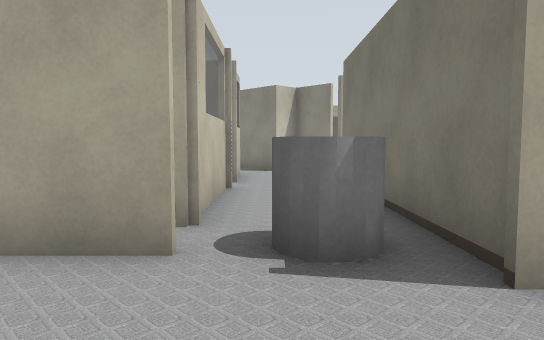
View 1 (above)

24 first-person views from a walk through a world built for the Gazebo simulator. The camera is 0.94 m above the floor, tilts 4° down and sees 70° across. Floor lines are 1 m apart. The floor is counted in squares, 1 m on a side. Each view is taken from the middle of a square. On the plan, view 1 faces up. The plan holds only what a view shows up to about 13 squares ahead; the rest is blank. The place goes on beyond the plan. Some surface patterns are stand-ins.

View 2
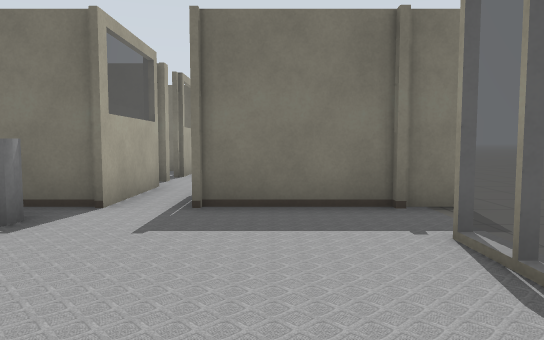

View 3
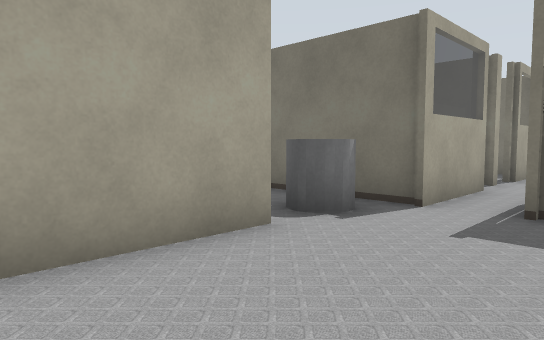

View 4
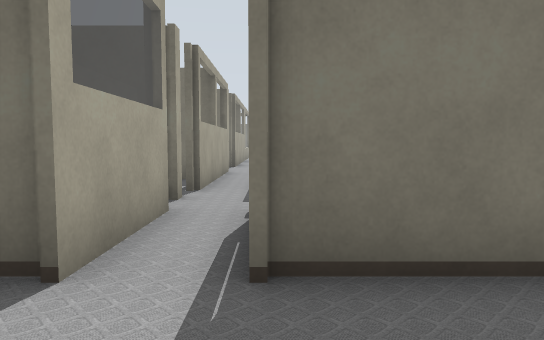

View 5
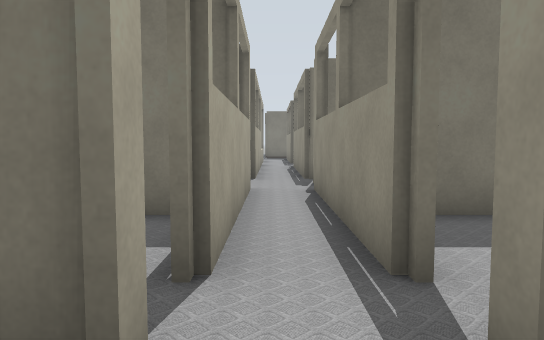

View 6
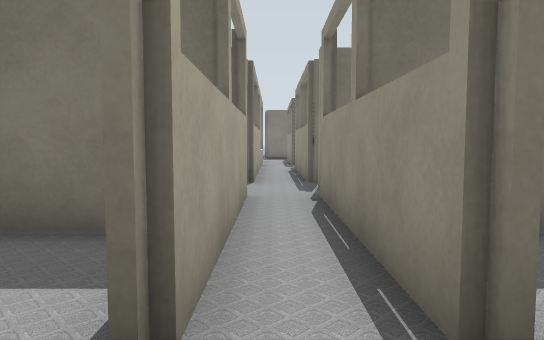

View 7
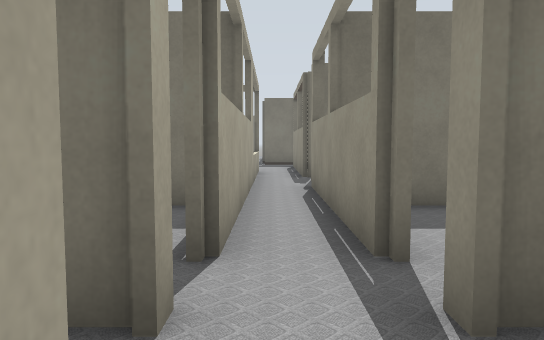

View 8
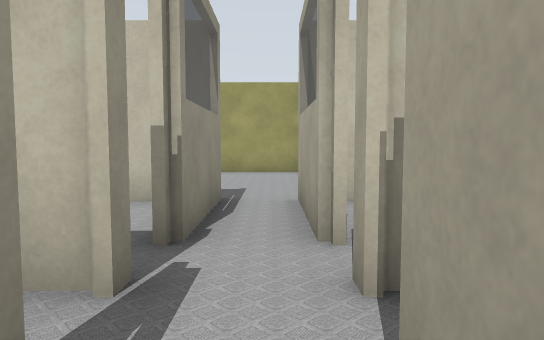

View 9
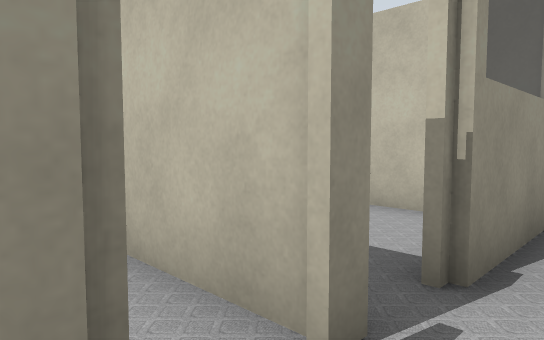

View 10
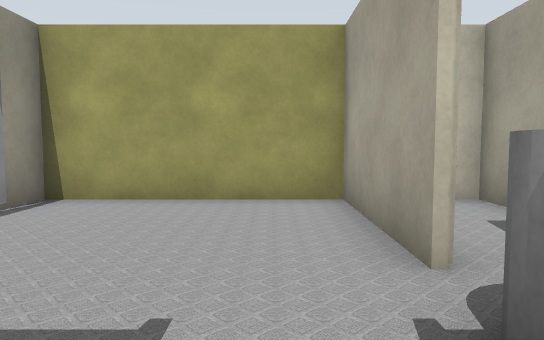

View 11
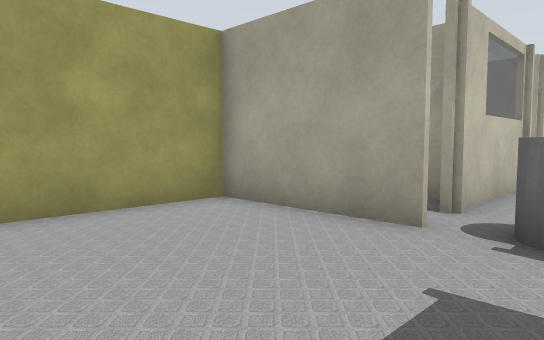

View 12
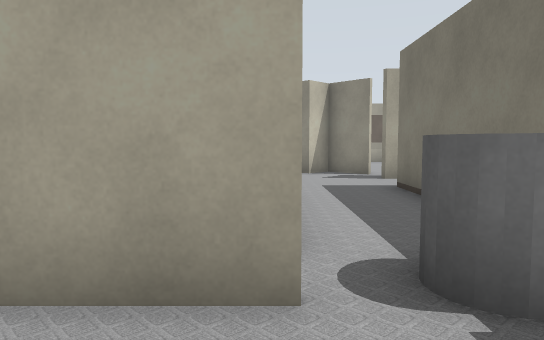

View 13
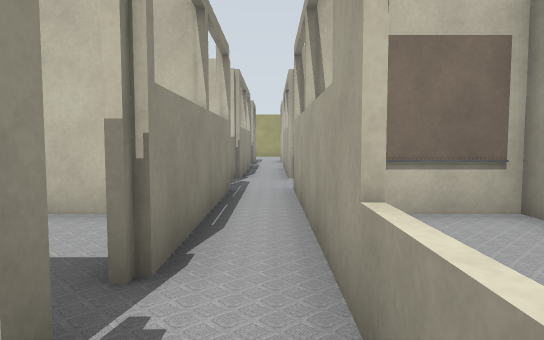

View 14
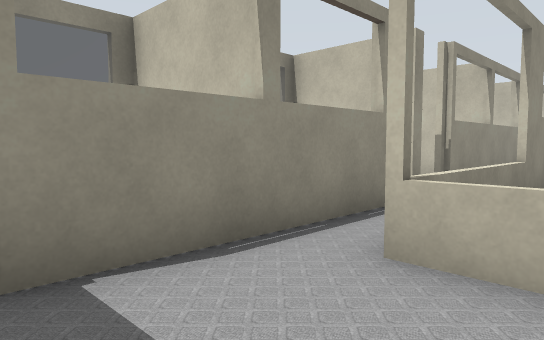

View 15
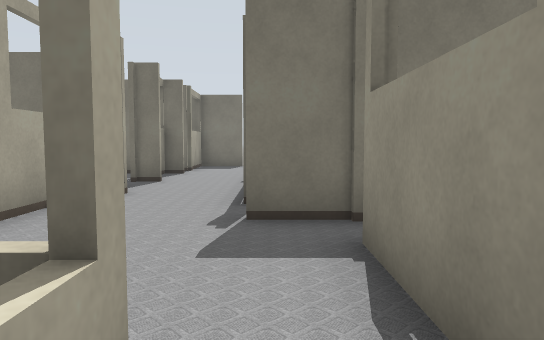

View 16
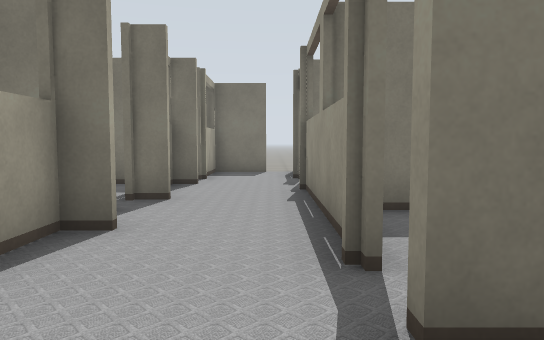

View 17
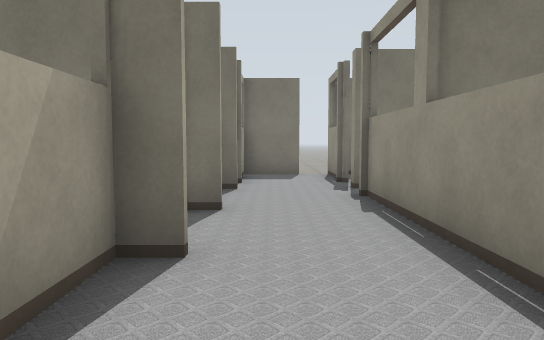

View 18
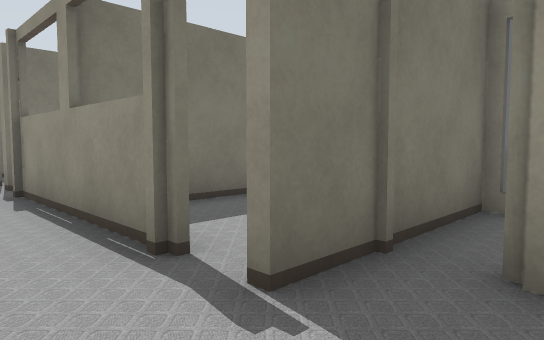

View 19
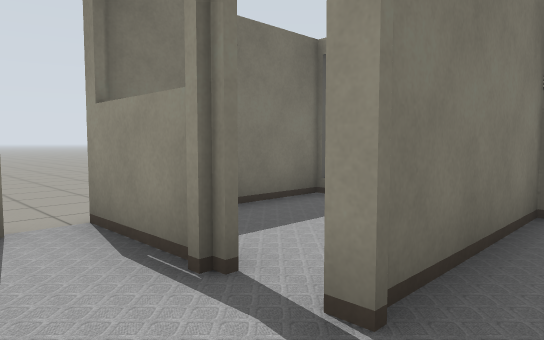

View 20
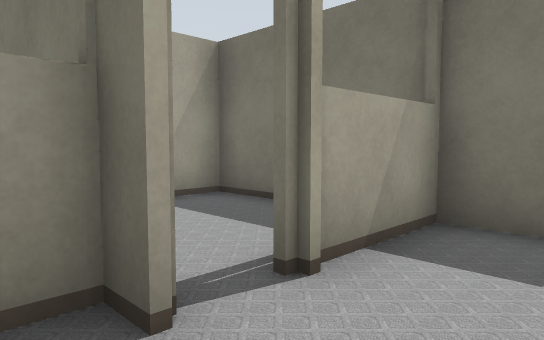

View 21
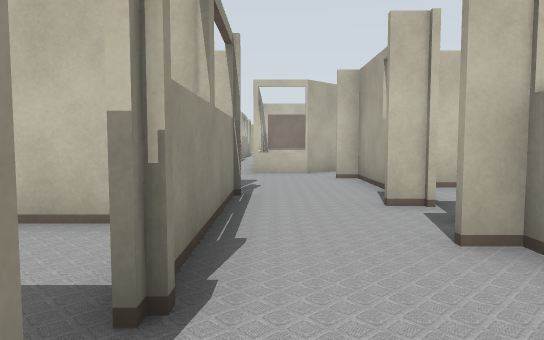

View 22
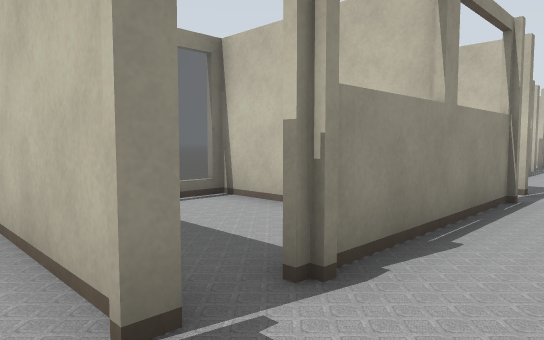

View 23
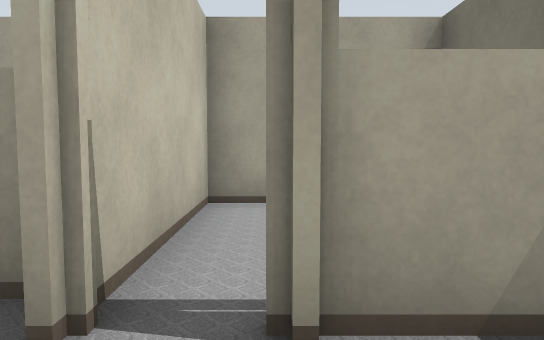

View 24
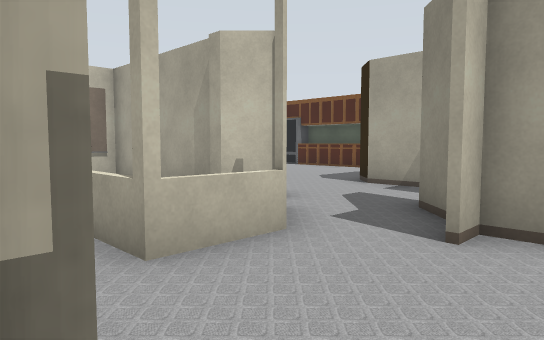

### Floor plan
Points are (right, up) in squares from view 1. A wall is a line through its corners. A room is listed if a view was taken in it or the views show most of it. See-through windows are left out.
Room 1 (views 1, 2, 3, 4, 5, 6, 7, 8, 9, 10, 11, 12, 13, 15)
walls: (6.5, 1.2) (11.9, 1.2); (5.2, 1.2) (5.6, 1.2); (5.8, 2.4) (5.5, 2.4); (4.5, 2.4) (1.7, 2.4) (1.7, 4.4); (1.7, -2.5) (1.7, 1.2) (4.5, 1.2); (11.9, 2.4) (6.5, 2.4); (12.9, 1.2) (13.2, 1.2); (-0.8, 3.2) (-4.4, 3.2) (-4.4, -1.8) (-3.2, -1.8); (13.2, 2.4) (12.9, 2.4); (14, 1.2) (19.5, 1.2); (-1.5, -1.8) (-0.1, -1.8); (20.2, 1.2) (20.6, 1.2); (21.6, 1.2) (24.6, 1.2); (24.2, 2.4) (14, 2.4)
ways out: opening at (25, 2) to room 2; opening at (0, 5); opening at (6, 1); opening at (6, 3); opening at (21, 1); gap at (12, 1); gap at (12, 3); gap at (14, 1); gap at (14, 3)
objects: other object (0, 3) to (1, 4)
Room 2 (views 14, 16, 17, 18, 19, 20, 21, 22, 23, 24)
walls: (28.8, 2.3) (34.1, 2.3); (30.1, 5.3) (25.7, 5.3); (27.7, 0.5) (27.7, 2.4); (35.1, 2.3) (35.2, 2.3); (35, 5.3) (32.2, 5.3); (36.1, 2.3) (38.8, 2.3); (24.6, 1.2) (26.8, 1.2); (38.6, 3.1) (38.6, 5.1); (38.6, 4.8) (35.9, 4.8); (23.1, 5.2) (24.2, 4.1) (24.2, 2.4)
ways out: opening at (25, 2) to room 1; gap at (36, 5) to room 3; gap at (29, 2) to room 4; opening at (27, 1); gap at (34, 2); gap at (36, 2); gap at (39, 3)
Room 3 (no view inside)
walls: (36, 9) (35, 9) (35, 4.6); (38.6, 5.1) (38.6, 9) (37.5, 9)
ways out: gap at (36, 5) to room 2
Room 4 (no view inside)
walls: (27.8, 2.4) (27.8, 1); (31.4, -0.8) (31.4, 2.4)
ways out: gap at (29, 2) to room 2

Positions as (right, up) in squares from view 1, and headings:
1: (0, 0), facing up
2: (-4, 0), facing right
3: (-4, 0), facing up-right
4: (-1, 1), facing right
5: (4, 2), facing right
6: (5, 2), facing right
7: (11, 2), facing right
8: (8, 2), facing left
9: (7, 2), facing down-left
10: (2, 2), facing left
11: (1, -1), facing up-left
12: (-1, 1), facing up
13: (22, 2), facing left
14: (27, 4), facing down-left
15: (23, 2), facing right
16: (26, 3), facing right
17: (27, 4), facing right
18: (26, 4), facing down-right
19: (34, 4), facing down-right
20: (34, 3), facing up-right
21: (36, 3), facing left
22: (36, 4), facing down-left
23: (36, 3), facing up
24: (27, 1), facing up-left
